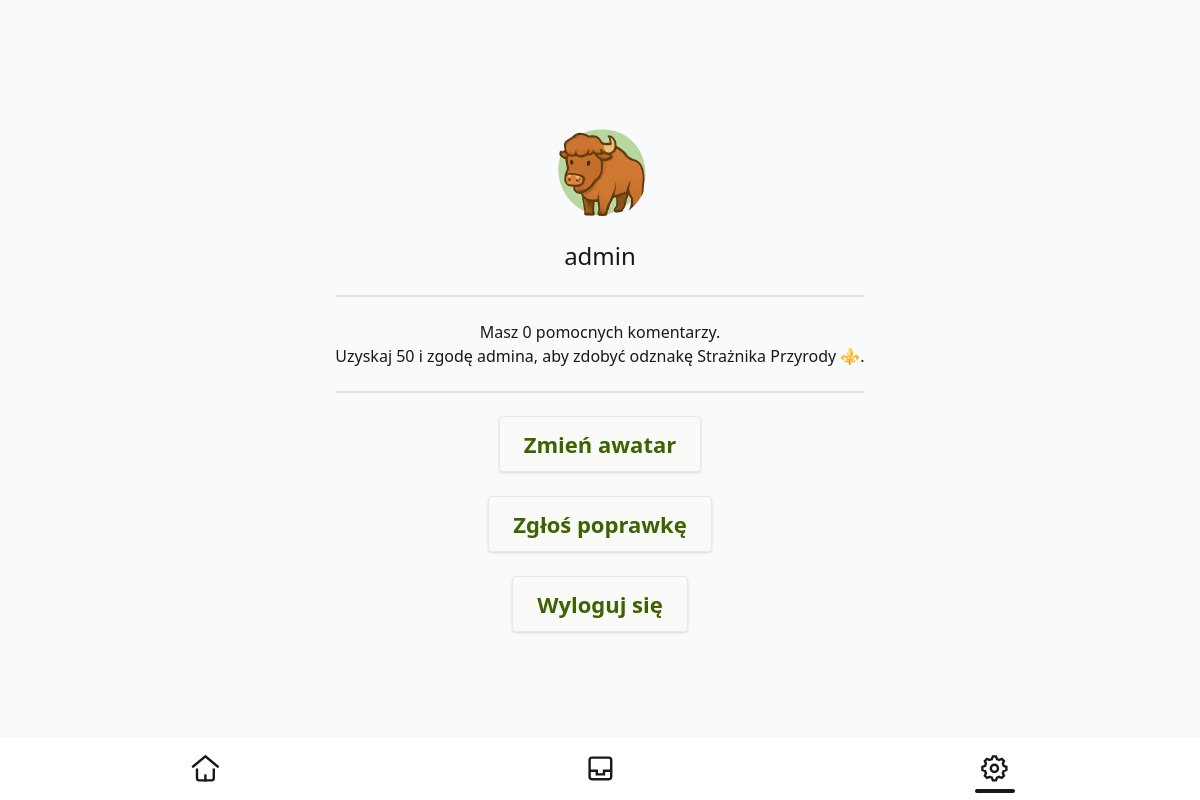
Page /account/settings/ (signed in) on the committed database.
### account/models.py (models this page shows)
class CustomUser(AbstractUser):
    email = models.EmailField(unique=True)
    avatar = models.CharField(max_length=50, null=True, default='/media/avatars/wrobel.png')
    score = models.PositiveIntegerField(default=0)
    protector = models.BooleanField(default=False)

### account/views.py (the view)
# urls.py: path('settings/', views.settings_page, name='settings'),
@login_required
def settings_page(request):
    return render(request, 'account/settings.html')

### account/templates/account/settings.html (shortened to what this page needs)
{% extends 'account/base.html' %}
{% block content %}
<div class="flex flex-col items-center mb-16">
    <div class="avatar avatar-placeholder my-5">
        <div class="text-neutral-content w-24 rounded-full">
            <span class="text-3xl"><img src="{{ user.avatar }}" alt="awatar"/></span>
        </div>
    </div>
    <div class="text-2xl">
        {{ user.username }}
    </div>
    <div class="divider"></div>
    <div class="text-center">
        Masz {{ user.score }} pomocnych komentarzy.<br>
        {% if not user.protector %}
            Uzyskaj 50 i zgodę admina, aby zdobyć odznakę Strażnika Przyrody ⚜️.
        {% else %}
            Posiadasz odznakę Strażnika Przyrody ⚜️. Możesz zmieniać przypisanie zwierząt.
        {% endif %}
    </div>
    <div class="divider"></div>
    <div class="flex flex-col space-y-6 items-center">
        <a class="btn-main" href="{% url 'account:select_avatar' %}">Zmień awatar</a>
        <a class="btn-main" onclick="report_modal.showModal()">Zgłoś poprawkę</a>
        <a class="btn-main" href="{% url 'account:signout' %}">Wyloguj się</a>
    </div>
</div>
{% endblock %}

### rows in the picture
CustomUser: avatar (picture), username "admin", score "0"
